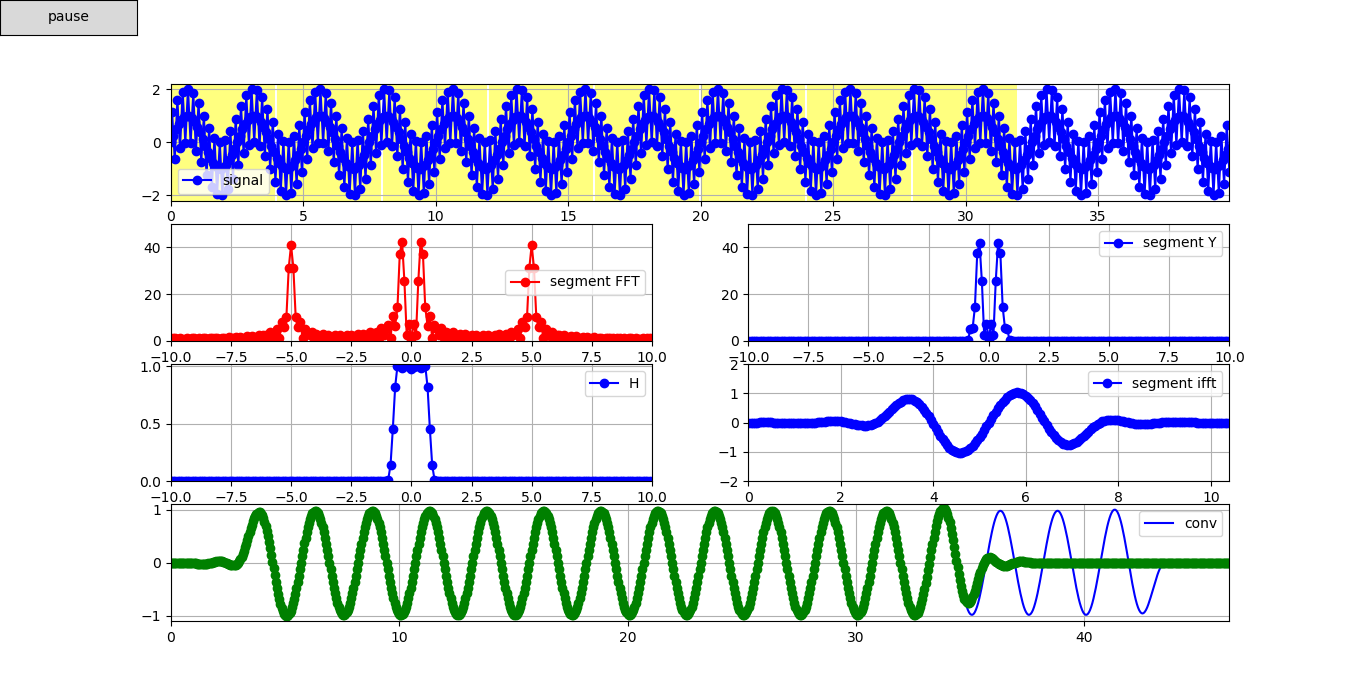

Generate this figure with Python:
import numpy as np
import matplotlib.pyplot as plt
import scipy.signal as sc
from matplotlib.animation import FuncAnimation
from buttons import buttonOnFigure
#--------------------------------------
fig             = plt.figure()
fs              = 20
N               = 80
signalFrec      = 0.4
firData,        = np.load("6_clase/low_pass_1k.npy").astype(float)
firData         = np.insert(firData,0,firData[-1])
M               = len(firData)
firExtendedData = np.concatenate((firData,np.zeros(N-1)))
impar           = ((N+M-1)%2)
#--------------------------------------
def x(f,n):
    return np.sin(2*np.pi*f*n)+np.sin(2*np.pi*5*n)

k=10
tData=np.linspace(0,(k*N+M-1)/fs,k*N+M-1,endpoint=False)
xData=x(signalFrec,tData[:k*N])
segment=0
#--------------------------------------
signalAxe  = fig.add_subplot(4,1,1)
signalLn,  = plt.plot(tData[:k*N],xData,'b-o',label="signal")
signalAxe.legend()
signalAxe.grid(True)
signalAxe.set_xlim(0,(k*N-1)/fs)
signalAxe.set_ylim(np.min(xData)-0.2,np.max(xData)+0.2)
convSignalZoneLn = signalAxe.fill_between([0,0],10,-10,facecolor="yellow",alpha=0.5)

tSegmentData=np.linspace(0,(N+M-1)/fs,N+M-1,endpoint=False)
fData=np.concatenate((np.linspace(-fs/2,0,(N+M-1)//2,endpoint=False),\
       np.linspace(0,fs/2,(N+M-1)//2+impar,endpoint=False)))
segmentData=np.zeros(N+M-1)


fftData=np.fft.fft(xData)
circularfftData=np.concatenate((fftData[len(fftData)//2+impar:],fftData[0:len(fftData)//2+impar]))
segmentFftAxe  = fig.add_subplot(4,2,3)
segmentFftLn,  = plt.plot([],[],'r-o',label="segment FFT")
segmentFftAxe.legend()
segmentFftAxe.grid(True)
segmentFftAxe.set_xlim(-fs/2,fs/2)
segmentFftAxe.set_ylim(np.min(np.abs(fftData)),50)#np.max(fftData))

HData=np.fft.fft(firExtendedData)
circularHData=np.concatenate((HData[len(HData)//2+impar:],HData[0:len(HData)//2+impar]))
HAxe  = fig.add_subplot(4,2,5)
HLn,  = plt.plot(fData,np.abs(circularHData),'b-o',label="H")
HAxe.legend()
HAxe.grid(True)
HAxe.set_xlim(-fs/2,fs/2)
HAxe.set_ylim(np.min(np.abs(HData)),np.max(np.abs(HData)))



YAxe  = fig.add_subplot(4,2,4)
YLn,  = plt.plot([],[],'b-o',label="segment Y")
YAxe.legend()
YAxe.grid(True)
YAxe.set_xlim(-fs/2,fs/2)
YAxe.set_ylim(np.min(np.abs(fftData)),50)#np.max(fftData))

ifftAxe  = fig.add_subplot(4,2,6)
ifftLn,  = plt.plot([],[],'b-o',label="segment ifft")
ifftAxe.legend()
ifftAxe.grid(True)
ifftAxe.set_xlim(0,(N+M-1)/fs)
ifftAxe.set_ylim(np.min(xData),np.max(xData))

convAxe         = fig.add_subplot(4,1,4)
convolveData    = np.convolve(xData,firData)
convLn,         = plt.plot(tData,convolveData,'b-',label = "conv")
realtimeConvLn, = plt.plot([],[],'g-o')
convAxe.legend()
convAxe.grid(True)
convAxe.set_xlim(0,(k*N+M-2)/fs)
#--------------------------------------
realtimeConv=np.zeros(k*N+M-1)
def init():
    global yData,realtimeConv
#    realtimeConv=np.zeros(N+M-1)
    return YLn,realtimeConvLn,convSignalZoneLn,segmentFftLn,ifftLn


def update(i):
    global yData,b,realtimeConv,segment
    segment=i

    segmentData[:N]=x(signalFrec,tData[segment*N:(segment+1)*N])

    segmentFftData=np.fft.fft(segmentData)
    circularSegmentFftData=np.concatenate((segmentFftData[len(segmentFftData)//2+impar:],segmentFftData[0:len(segmentFftData)//2+impar]))
    segmentFftLn.set_data(fData,np.abs(circularSegmentFftData))

    YData=segmentFftData*HData
    YLn.set_data(fData,np.abs(circularSegmentFftData*circularHData))

    ifftData=np.fft.ifft(YData)
    ifftLn.set_data(tSegmentData,np.real(ifftData))

    realtimeConv[segment*N:segment*N+N+M-1]+=np.real(ifftData)
    realtimeConvLn.set_data(tData,realtimeConv)

    convSignalZoneLn = signalAxe.fill_between([tData[segment*N],tData[(segment+1)*N-1]],10,-10,facecolor="yellow",alpha=0.5)
    return YLn,realtimeConvLn,convSignalZoneLn,segmentFftLn,ifftLn

ani=FuncAnimation(fig,update,k,init,interval=2000 ,blit=True,repeat=False)
plt.get_current_fig_manager().window.showMaximized()
b=buttonOnFigure(fig,ani)
plt.show()
